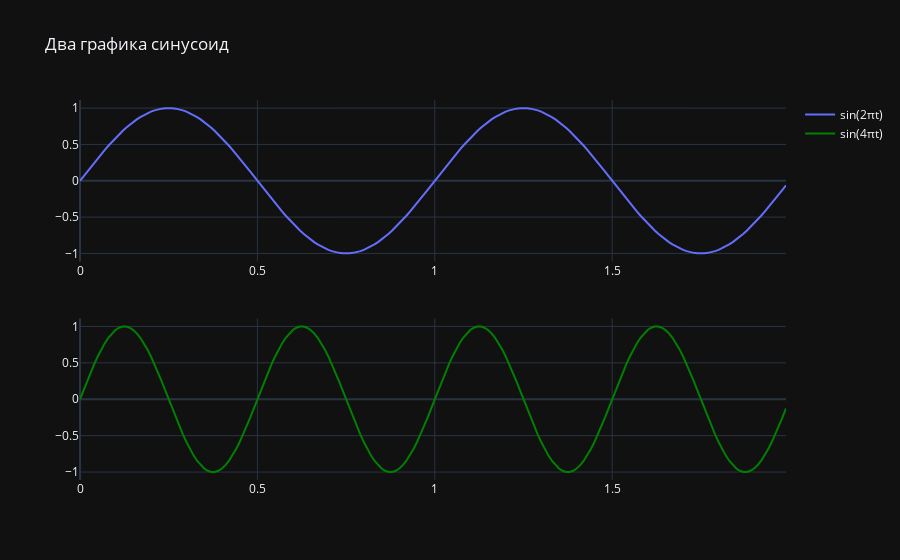

Here is the notebook cell this chart was saved with:
### Markdown cell above
### plotly.graph_objs as go

### Code cell
from plotly.subplots import make_subplots
import plotly.graph_objs as go

fig = make_subplots(rows=2, cols=1)

fig.add_trace(
    go.Scatter(x=t, y=s1, mode='lines', name='sin(2πt)'),
    row=1, col=1
)
fig.add_trace(go.Scatter(x=t, y=s2, mode='lines', name='sin(4πt)', line=dict(color='green')), row=2, col=1)

# Add overall title
fig.update_layout(title_text='Два графика синусоид')

fig.show()

### Figure 1 — Plotly figure (JSON) as saved in the notebook; plotly's stock layout.template omitted (floating-point values rounded to 4 significant figures; data arrays with more than 128 entries replaced by an {"elided": "..."} marker saying what was removed)
{"data": [{"mode": "lines", "name": "sin(2πt)", "x": {"elided": "200 float values"}, "y": {"elided": "200 float values"}, "type": "scatter", "xaxis": "x", "yaxis": "y"}, {"line": {"color": "green"}, "mode": "lines", "name": "sin(4πt)", "x": {"elided": "200 float values"}, "y": {"elided": "200 float values"}, "type": "scatter", "xaxis": "x2", "yaxis": "y2"}], "layout": {"xaxis": {"anchor": "y", "domain": [0.0, 1.0]}, "yaxis": {"anchor": "x", "domain": [0.575, 1.0]}, "xaxis2": {"anchor": "y2", "domain": [0.0, 1.0]}, "yaxis2": {"anchor": "x2", "domain": [0.0, 0.425]}, "title": {"text": "Два графика синусоид"}}}
